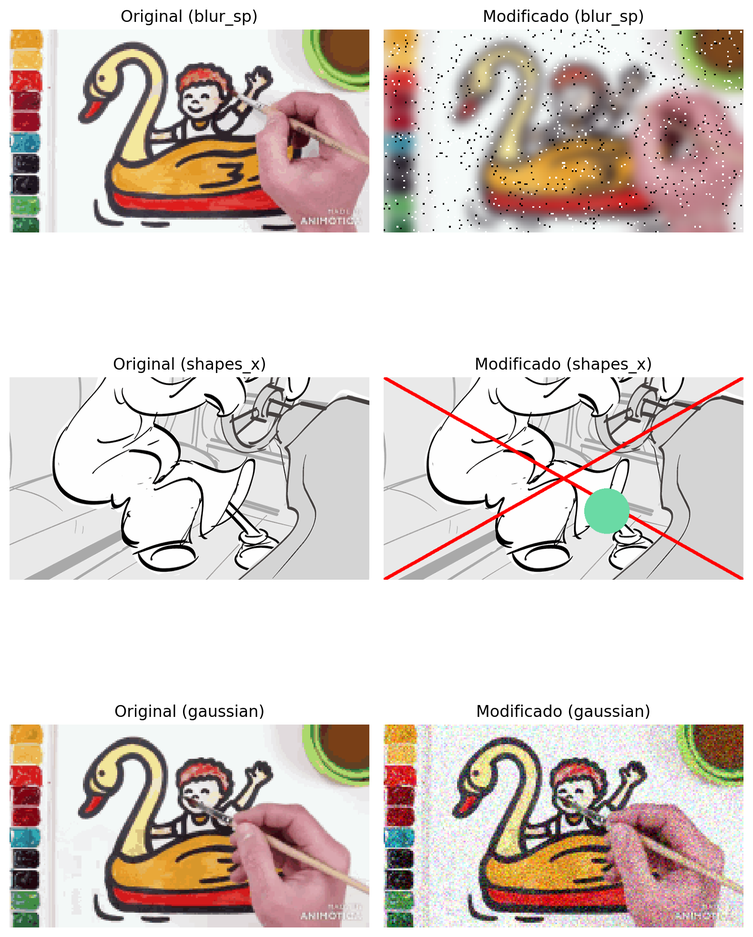
#> input picture visualizar_exemplos_ruido.png, 753 x 937 px, shrunk from 1580 x 1967 before the run
$ python ruido_tuning_lab.py visualizar_exemplos_ruido.png
#> lines starting #> are read from the running program, lines starting #| are printed output that depends on the picture
"""
ruido_tuning_lab.py — Laboratório de ruídos local
Gera imagens e SEMPRE salva em PNG, independente de GUI.

Executar:
    python3 ruido_tuning_lab.py imagem.png
"""

import sys
import numpy as np
import random
from pathlib import Path
from PIL import Image, ImageFilter, ImageDraw
import matplotlib.pyplot as plt
import imageio   # <-- ADICIONADO
import math

SHAPES_CACHE = None

# =====================================================
# COLOR SAMPLING
# =====================================================
def sample_color_from_image(frame, n_samples=5):
    arr = np.array(frame.convert("RGB"))
    h, w, _ = arr.shape
    ys = np.random.randint(0, h, n_samples)
    xs = np.random.randint(0, w, n_samples)
    samples = arr[ys, xs]
    mean_color = samples.mean(axis=0).astype(int)
    return tuple(int(c) for c in mean_color)

# =====================================================
# RUIDOS
# =====================================================
def add_blur_saltpepper(frame, intensity = 100):

    #Regra de três intensidade:
    blur_radius = 100*intensity/100
    sp_amount = 100*intensity/100

    """
    blur_radius: raio do Gaussian Blur varia de 0 a 100
    sp_amount: porcentagem de pixels a receber sal/pimenta (ex: 5 = 5%). Varia de 0 a 100
    """
    # 1) Aplica blur primeiro
    arr = np.array(frame.filter(ImageFilter.GaussianBlur(blur_radius))).astype(np.int16)

    # Garante RGB
    if arr.ndim == 2:
        arr = np.stack([arr]*3, axis=-1)

    h, w, c = arr.shape

    # 2) Converte percentual → número de pixels
    total_pixels = h * w
    n = int((sp_amount / 100) * total_pixels)
    n = max(1, n)

    # 3) Pixels brancos ("sal")
    ys = np.random.randint(0, h, n)
    xs = np.random.randint(0, w, n)
    arr[ys, xs, :] = 255

    # 4) Pixels pretos ("pimenta")
    ys = np.random.randint(0, h, n)
    xs = np.random.randint(0, w, n)
    arr[ys, xs, :] = 0

    # 5) Retorna imagem
    return Image.fromarray(np.clip(arr, 0, 255).astype(np.uint8)), blur_radius, sp_amount


def add_shapes_x(frame, intensity=100):
    global SHAPES_CACHE

    alpha = math.ceil(255 * intensity / 100)

    frame_background = frame.convert("RGBA")
    w, h = frame.size
    width = max(3, int(min(w, h) * 0.02))

    # -------------------------
    # SE JÁ TEM CACHE → REAPLICAR
    # -------------------------
    if SHAPES_CACHE is not None:
        shapes_layer = Image.new("RGBA", (w, h), (0, 0, 0, 0))
        draw = ImageDraw.Draw(shapes_layer, "RGBA")

        for item in SHAPES_CACHE:
            kind = item["kind"]
            c = item["color"][:-1] + (alpha,)  # atualiza alpha dinamicamente

            if kind == "rect":
                draw.rectangle(item["coords"], fill=c)
            elif kind == "ellipse":
                draw.ellipse(item["coords"], fill=c)
            elif kind == "line":
                draw.line(item["coords"], fill=(255, 0, 0, alpha), width=item["width"])

        frame_background.alpha_composite(shapes_layer)
    else:
        # -------------------------
        # PRIMEIRA EXECUÇÃO → CRIAR CACHE
        # -------------------------
        SHAPES_CACHE = []
        shapes_layer = Image.new("RGBA", (w, h), (0, 0, 0, 0))
        draw = ImageDraw.Draw(shapes_layer, "RGBA")

        # --- FORMAS ALEATÓRIAS ---
        num_shapes = random.randint(2, 5)
        for _ in range(num_shapes):
            c = sample_color_from_image(frame_background, n_samples=3)
            c_alpha = c + (alpha,)

            if random.random() < 0.5:  # retângulo
                x0 = random.randint(0, w-1)
                y0 = random.randint(0, h-1)
                x1 = min(w, x0 + random.randint(20, int(w*0.25)))
                y1 = min(h, y0 + random.randint(20, int(h*0.25)))
                coords = [x0, y0, x1, y1]
                draw.rectangle(coords, fill=c_alpha)

                SHAPES_CACHE.append({
                    "kind": "rect",
                    "coords": coords,
                    "color": c_alpha
                })

            else:  # elipse
                cx = random.randint(0, w-1)
                cy = random.randint(0, h-1)
                r = random.randint(10, int(min(w, h)*0.12))
                coords = [cx-r, cy-r, cx+r, cy+r]
                draw.ellipse(coords, fill=c_alpha)

                SHAPES_CACHE.append({
                    "kind": "ellipse",
                    "coords": coords,
                    "color": c_alpha
                })

        # --- LINHAS EM X ---
        coords1 = (0, 0, w, h)
        coords2 = (0, h, w, 0)

        draw.line(coords1, fill=(255, 0, 0, alpha), width=width)
        draw.line(coords2, fill=(255, 0, 0, alpha), width=width)

        SHAPES_CACHE.append({
            "kind": "line",
            "coords": coords1,
            "width": width,
            "color": (255, 0, 0, alpha)
        })
        SHAPES_CACHE.append({
            "kind": "line",
            "coords": coords2,
            "width": width,
            "color": (255, 0, 0, alpha)
        })

        frame_background.alpha_composite(shapes_layer)

    # Final → colar no fundo branco
    background = Image.new("RGB", (w, h), (255, 255, 255))
    background.paste(frame_background, mask=frame_background.split()[3])

    return background, alpha


def add_gaussian_noise(frame, intensity=100):
    #regra de três intensity
    sigma = 1000*intensity/100

    #varia de 0 a 1000
    rgb = frame.convert("RGB")
    arr = np.array(rgb).astype(np.int16)
    base_color = np.array(sample_color_from_image(rgb, n_samples=50))
    noise = np.random.normal(0, sigma, arr.shape)
    noisy = arr + noise + (base_color - base_color.mean())
    noisy = np.clip(noisy, 0, 255).astype(np.uint8)
    return Image.fromarray(noisy), sigma

# =====================================================
# GERAR N INTENSIDADES DIFERENTES DE CADA RUÍDO
# =====================================================
def generate_noise_sweep(img, n=5, out_dir="ruido_tuning_sweep"):
    """
    Gera n variações de intensidade para:
      - blur + salt & pepper
      - shapes_x
      - gaussian noise

    Salva todas as imagens em 'ruido_tuning_sweep'.
    """
    out = Path(out_dir)
    out.mkdir(exist_ok=True)

    img = img.convert("RGB")

    # -------------------------
    # ORIGINAL
    # -------------------------
    img.save(out / "original.png")

    #Divide o 100% de intensidade pelo numero de frames
    # O passo é calculado para garantir que o primeiro e o último (1 e 100) sejam incluídos
    passo = 99 / (n - 1)

    vetor_intensity = []
    for i in range(n):
        # Arredondamos para evitar problemas com números de ponto flutuante se necessário
        valor = 1 + round(i * passo)
        vetor_intensity.append(valor)

    for i in range(n):

        # 1) BLUR + SALT & PEPPER
        im, blur, sp = add_blur_saltpepper(img, vetor_intensity[i])

        fname = f"blur_sp_level_{i}_b_{blur}_sp_{sp}.png"
        im.save(out / fname)
        print(f"✔ salvo: {fname}")

        # 2) SHAPES_X COM ALPHA VARIÁVEL

        im,alpha = add_shapes_x(img, vetor_intensity[i])

        fname = f"shapes_x_level_{i}_a_{alpha}.png"
        im.save(out / fname)
        print(f"✔ salvo: {fname}")

        # 3) GAUSSIAN NOISE
        im, sigma = add_gaussian_noise(img, vetor_intensity[i])

        fname = f"gaussian_level_{i}_s_{sigma}.png"
        im.save(out / fname)
        print(f"✔ salvo: {fname}")

    print("\n🎉 Sweep completo! Imagens salvas em:", out.absolute())

# =====================================================
# LABORATÓRIO
# =====================================================
def run_lab(img_path):
    out_dir = Path("ruido_preview")
    out_dir.mkdir(exist_ok=True)

    img = Image.open(img_path).convert("RGB")

    r1, _, _ = add_blur_saltpepper(img)
#> in add_blur_saltpepper, `arr[ys, xs, :] = 0`:
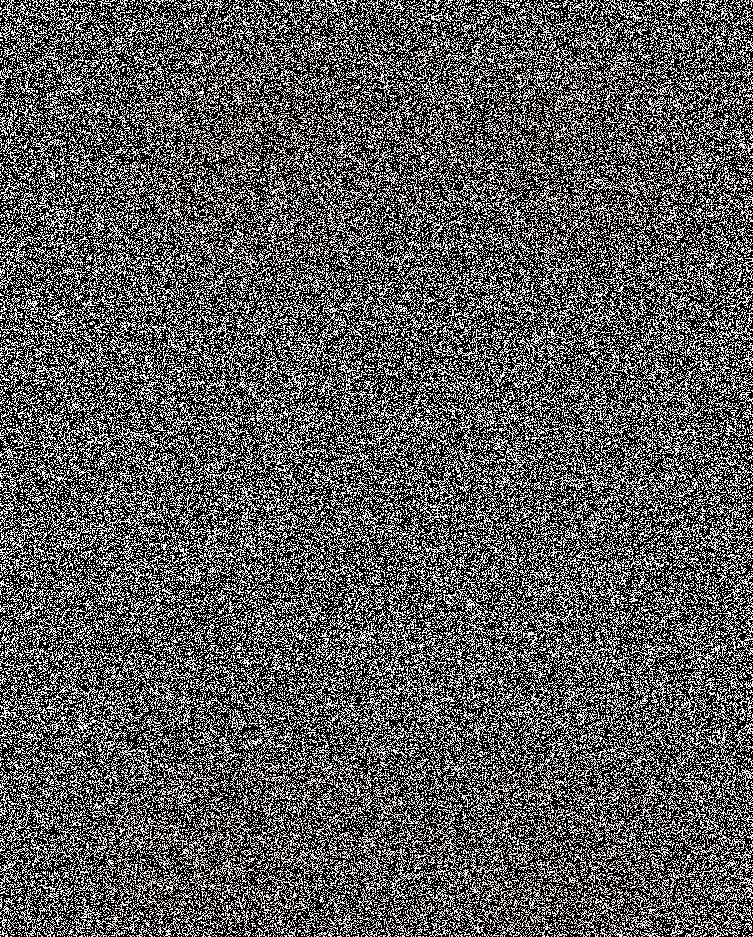
#> arr: shape (937, 753, 3) int16; mean R, G, B 89.6, 88.5, 87.9
    r2, _ = add_shapes_x(img)
#> in add_shapes_x, frame_background is the input picture: PIL image 753x937 RGBA; mean R, G, B, A 218.1, 207.9, 202.8, 255
#> in add_shapes_x, `shapes_layer = Image.new("RGBA", (w, h), (0, 0, 0, 0))`: shapes_layer: PIL image 753x937 RGBA; every value is 0
#> the loop in add_shapes_x, `for _ in range(num_shapes):` made 5 passes
#> (samples in sample_color_from_image, c_alpha) on passes 1 to 5: ([[208, 147, 157], [255, 255, 255], [255, 255, 255]], (239, 219, 222, 255)), ([[7, 7, 7], [255, 255, 255], [203, 148, 154]], (155, 136, 138, 255)), ([[255, 255, 255], [255, 255, 255], [216, 185, 188]], (242, 231, 232, 255)), ([[229, 166, 72], [158, 105, 107], [255, 255, 255]], (214, 175, 144, 255)), ([[69, 135, 155], [244, 250, 249], [255, 255, 255]], (189, 213, 219, 255))
#> after the loop in add_shapes_x, `for _ in range(num_shapes):`: SHAPES_CACHE = 5 items
#> in add_shapes_x, `frame_background.alpha_composite(shapes_layer)`:
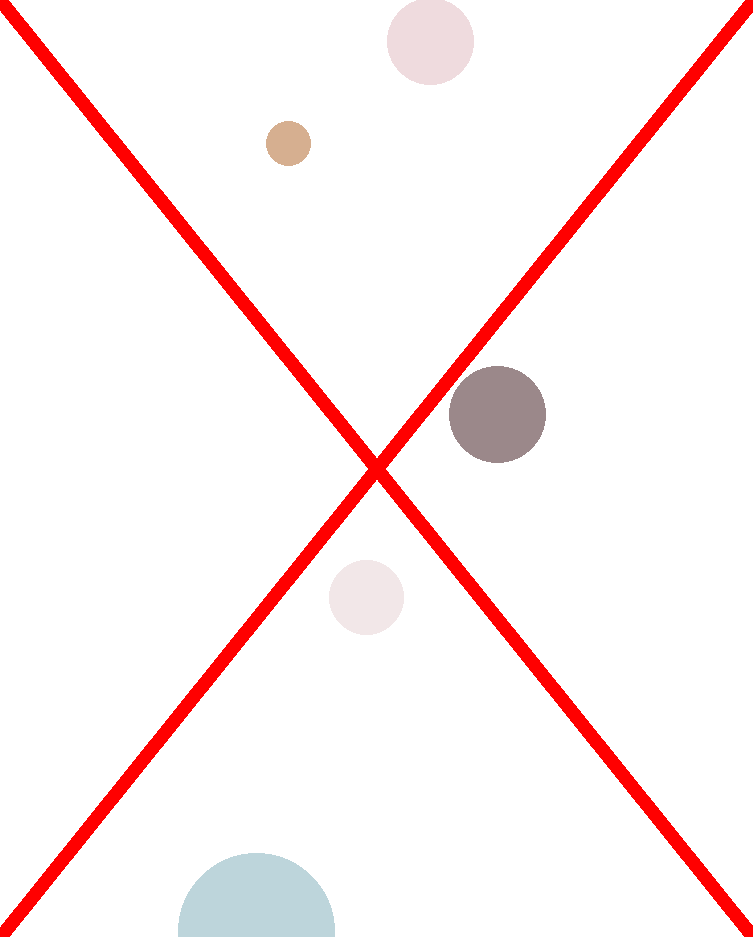
#> shapes_layer: PIL image 753x937 RGBA; mean R, G, B, A 20.1, 8.3, 8.3, 22.4; transparent parts drawn white
#> in add_shapes_x, `frame_background.alpha_composite(shapes_layer)`:
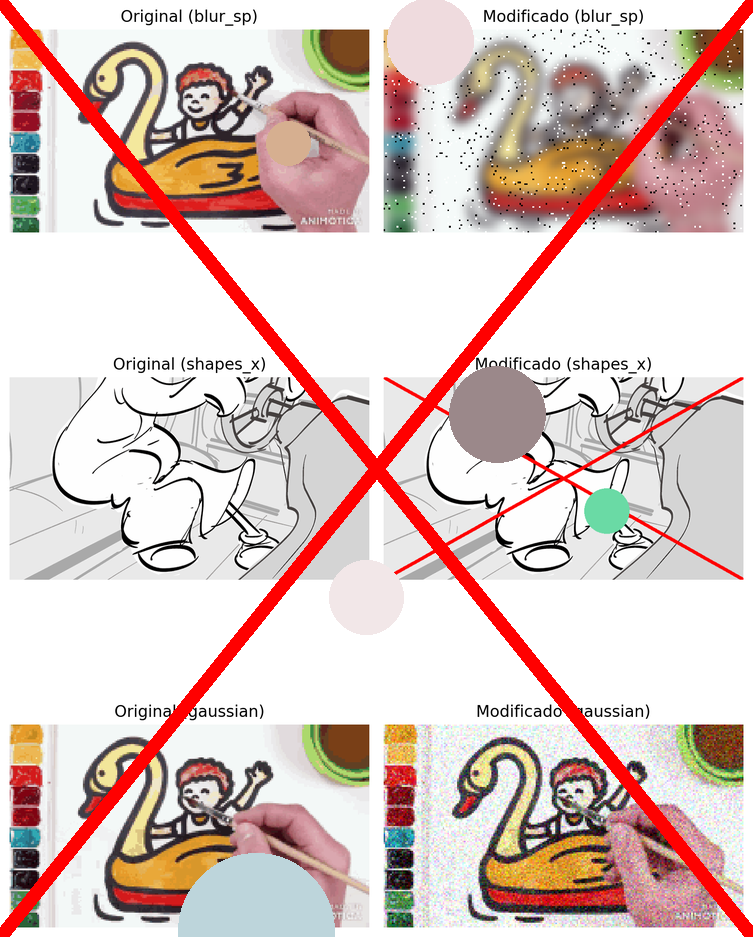
#> frame_background: PIL image 753x937 RGBA; mean R, G, B, A 218.9, 198.4, 193.8, 255
#> in add_shapes_x, `background = Image.new("RGB", (w, h), (255, 255, 255))`: background: PIL image 753x937 RGB; every value is 255
    r3, _ = add_gaussian_noise(img)
#> in sample_color_from_image (call 6), `samples = arr[ys, xs]`: samples = 50 rows, first 8: [233, 233, 233], [254, 254, 254], [243, 248, 247], [255, 255, 255], [255, 255, 255], [237, 237, 237], [158, 154, 159], [246, 251, 250]
#> in add_gaussian_noise, `base_color = np.array(sample_color_from_image(rgb, n_samples=50))`: base_color = [223, 214, 211]
#> in add_gaussian_noise, `noisy = np.clip(noisy, 0, 255).astype(np.uint8)`:
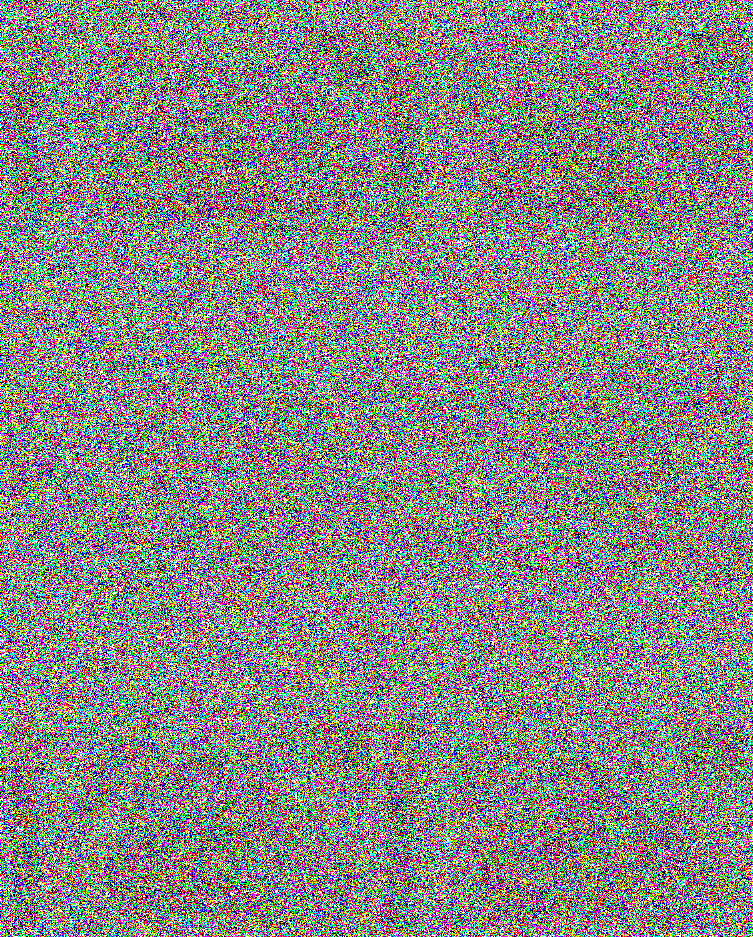
#> noisy: shape (937, 753, 3); mean R, G, B 137.3, 135.3, 134.5

    r1.save(out_dir / "blur_saltpepper.png")
    r2.save(out_dir / "shapes_x.png")
    r3.save(out_dir / "gaussian.png")
    img.save(out_dir / "original.png")

    # Painel
    titles = ["Original", "Blur+S&P", "Shapes/X", "Gaussian"]
    images = [img, r1, r2, r3]

    plt.figure(figsize=(18, 6))
    for i, (title, im) in enumerate(zip(titles, images)):
        plt.subplot(1, 5, i+1)
        plt.imshow(im)
        plt.title(title)
        plt.axis("off")
#> this loop made 4 passes
#> title on passes 1 to 4: 'Original', 'Blur+S&P', 'Shapes/X', 'Gaussian'
    panel_path = out_dir / "ruido_preview_panel.png"
    plt.savefig(panel_path, dpi=150)
    plt.close()

    print("✔ Painel salvo em:", panel_path)

    print("Intensidades")
    generate_noise_sweep(img, n=8, out_dir="ruido_tuning_sweep")
#> the loop in generate_noise_sweep, `for i in range(n):` made 8 passes
#> (blur, sp) on passes 1 to 8: (1, 1), (15, 15), (29, 29), (43, 43), (58, 58), (72, 72), (86, 86), (100, 100)
#> (printed output is left out)
#> pass 1, in add_gaussian_noise (call 2), `noisy = arr + noise + (base_color - base_color.mean())`:
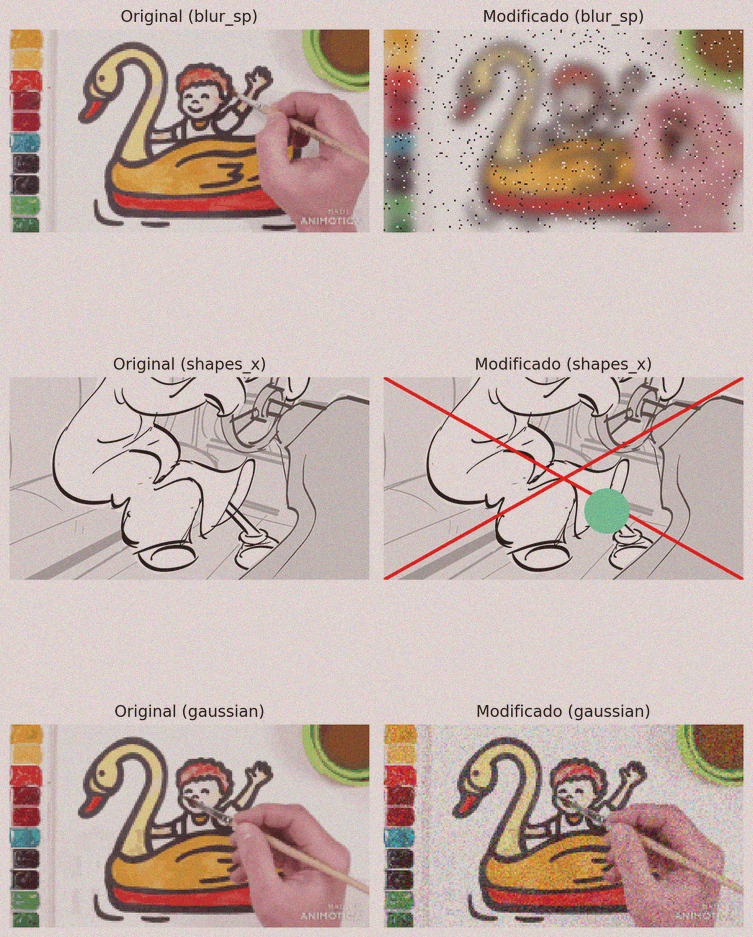
#> noisy: shape (937, 753, 3) float64; mean R, G, B 230.7, 203.6, 194.5; drawn with min black and max white
#> after the loop in generate_noise_sweep, `for i in range(n):`:
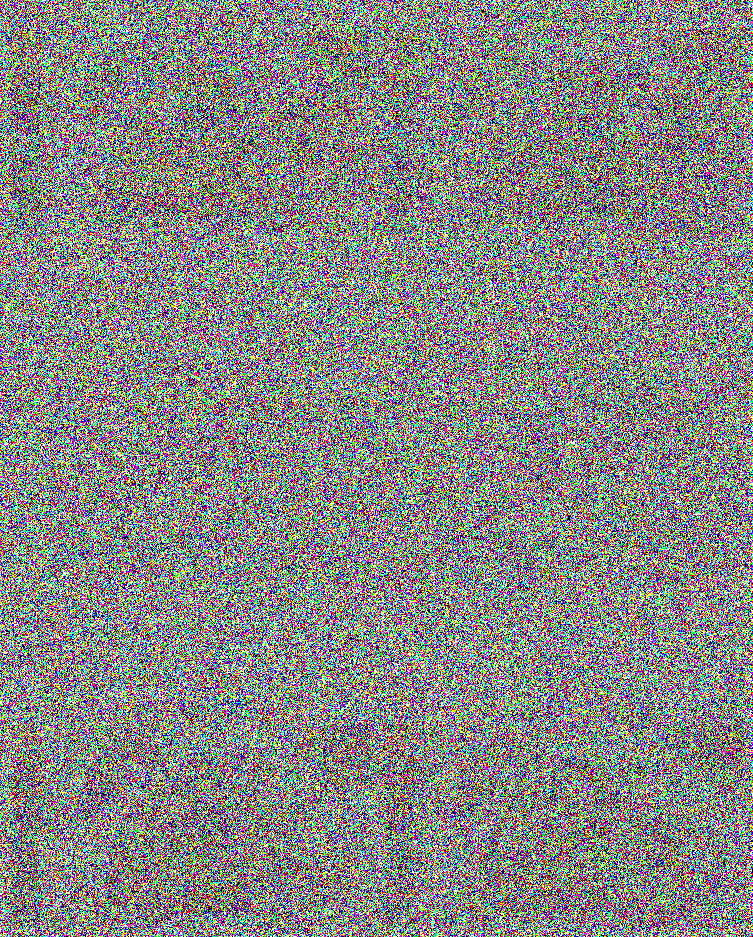
#> im: PIL image 753x937 RGB; mean R, G, B 136.6, 135.6, 135.1
    print("🎉 Laboratório concluído!\n")


# =====================================================
if __name__ == "__main__":
    if len(sys.argv) < 2:
        print("Uso: python3 ruido_tuning_lab.py imagem.png")
        sys.exit(1)

    img_path = Path(sys.argv[1])
    if not img_path.exists():
        print("Arquivo não encontrado:", img_path)
        sys.exit(1)

    run_lab(img_path)
